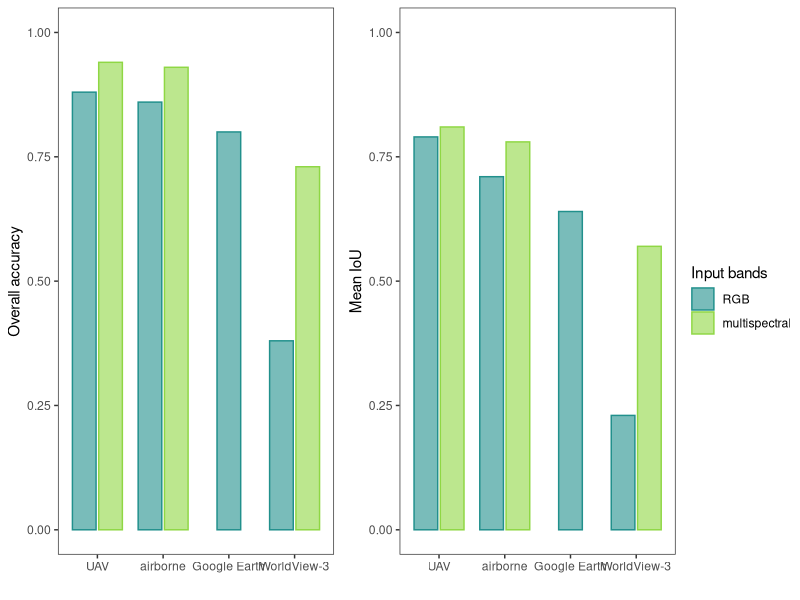
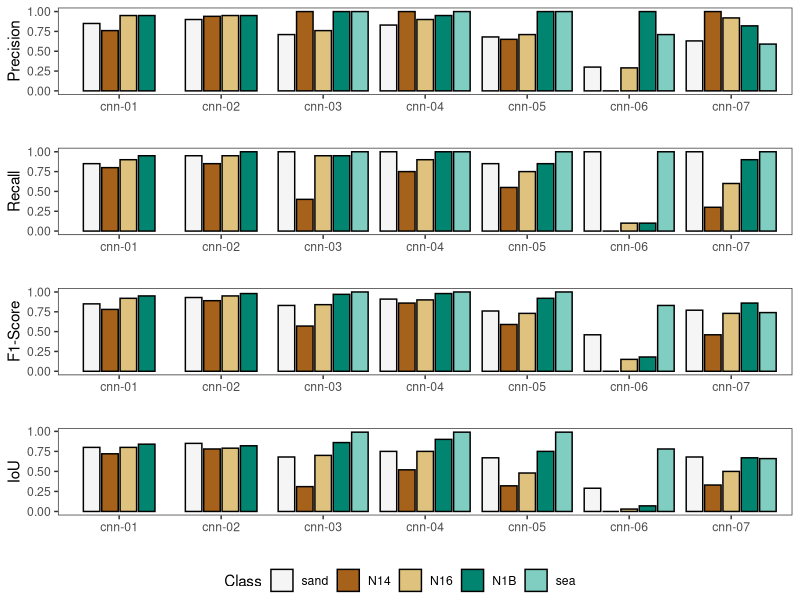
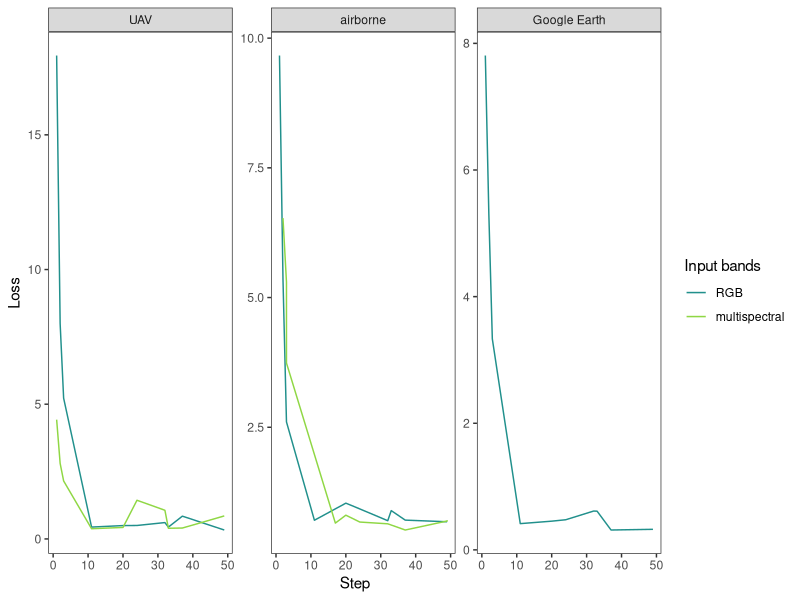

These charts were generated, in order, by the following R code:
## ---- chunk 1
# load packages
library(ggplot2)
library(ggpubr)
library(viridis)
## ---- chunk 2
# load data
df <- read.csv("models/accuracy_metrics.csv", stringsAsFactors=TRUE)
df$source <- as.factor(df$CNN)
levels(df$source) <- c("uav", "uav", "air", "air", "ge", "wv", "wv")
df$bands <- as.factor(df$Image.Type)
df$bands <- factor(df$bands, levels = c("rgb", "multi"))

# graphical parameters
color_classes <- c("0"="#f5f5f5", "1"="#a6611a", "2"="#dfc27d", "3"="#018571", "4"="#80cdc1")
label_classes <- c("0"="sand", "1"="N14", "2"= "N16", "3"="N1B", "4"="sea")
theme_plot <- theme_bw() +
  theme(panel.grid.major = element_blank(), panel.grid.minor = element_blank())

# Overall accuracy
df_oa <- df[df$Metric=="Overall Accuracy", ]
df_oa[, c("CNN","Value")]
levels(df_oa$source) <- c("UAV", "airborne", "Google Earth", "WorldView-3")
p_oa<-ggplot(df_oa) +
  geom_bar(stat="identity", aes(x=source, y=Value, col=bands, fill=bands), alpha=.6,width=.8,
           position=position_dodge2(preserve = "single", padding=.1)) +
  labs(x="", y="Overall accuracy") + ylim(0, 1) +
  scale_color_manual(values=c("#21908CFF", "#8FD744FF"), labels=c("RGB","multispectral"), name="Input bands")+
  scale_fill_discrete(type=c("#21908CFF", "#8FD744FF"), labels=c("RGB","multispectral"), name="Input bands")+
  theme_plot

# Mean IoU
df_iou <- df[df$Metric=="Mean IoU", ]
df_iou[, c("CNN","Value")]
levels(df_iou$source) <- c("UAV", "airborne", "Google Earth", "WorldView-3")
p_iou<-ggplot(df_iou) +
  geom_bar(stat="identity", aes(x=source, y=Value, col=bands, fill=bands), alpha=.6,width=.8,
           position=position_dodge2(preserve = "single", padding=.1)) +
  labs(x="", y="Mean IoU") + ylim(0, 1) +
  scale_color_manual(values=c("#21908CFF", "#8FD744FF"), labels=c("RGB","multispectral"), name="Input bands")+
  scale_fill_discrete(type=c("#21908CFF", "#8FD744FF"), labels=c("RGB","multispectral"), name="Input bands")+
  theme_plot

ggarrange(p_oa, p_iou, nrow=1,  common.legend=T, legend="right")
#ggsave("Fig4.png", bg="transparent", width=24, height=10, units="cm", dpi=600)

## ---- chunk 3

# Class-specific accuracy
df_p <- droplevels(df[df$Metric=="Precision", ])
p1 <- ggplot(df_p, aes(x=CNN, y=Value, fill=Class))+
  geom_bar(stat="identity",position=position_dodge2(preserve = "single", padding=.1), color="black")+
  scale_fill_discrete(type = color_classes, labels=label_classes) + theme_plot + labs(x="", y="Precision")

df_r <- droplevels(df[df$Metric=="Recall", ])
p2 <- ggplot(df_r, aes(x=CNN, y=Value, fill=Class))+
  geom_bar(stat="identity",position=position_dodge2(preserve = "single", padding=.1), color="black")+
  scale_fill_discrete(type = color_classes, labels=label_classes) + theme_plot + labs(x="", y="Recall")

df_f <- droplevels(df[df$Metric=="F-Score", ])
p3 <- ggplot(df_f, aes(x=CNN, y=Value, fill=Class))+
  geom_bar(stat="identity",position=position_dodge2(preserve = "single", padding=.1), color="black")+
  scale_fill_discrete(type = color_classes, labels=label_classes) + theme_plot + labs(x="", y="F1-Score")

df_i <- droplevels(df[df$Metric=="Class IoU", ])
p4 <- ggplot(df_i, aes(x=CNN, y=Value, fill=Class))+
  geom_bar(stat="identity",position=position_dodge2(preserve = "single", padding=.1), color="black")+
  scale_fill_discrete(type = color_classes, labels=label_classes) + theme_plot + labs(x="", y="IoU")

ggarrange(p1, p2, p3, p4, nrow=4,  common.legend=T, legend="bottom")

#ggsave("FigS5.png", bg="transparent", width=20, height=18, units="cm", dpi=600)

## ---- chunk 4

# load data
df_loss <- read.csv("models/loss.csv", stringsAsFactors=TRUE)
df_loss$source <- as.factor(df_loss$CNN)
levels(df_loss$source) <- c("uav", "uav", "air", "air", "ge", "wv", "wv")
levels(df_loss$source) <- c("UAV", "airborne", "Google Earth", "WorldView-3")
df_loss$bands <- as.factor(df_loss$CNN)
levels(df_loss$bands) <- c("RGB", "multispectral", "RGB", "multispectral", "RGB", "RGB", "multispectral")

# Loss
ggplot(df_loss, aes(x=step, y=loss, col=bands)) +
  geom_line() +
  scale_color_manual(values=c("#21908CFF", "#8FD744FF"), name="Input bands") +
  theme_plot + labs(x="Step", y="Loss") +
  facet_wrap(~source, scales="free")

# ggsave("FigS2.png", bg="transparent", width=18, height=10, units="cm", dpi=600)
